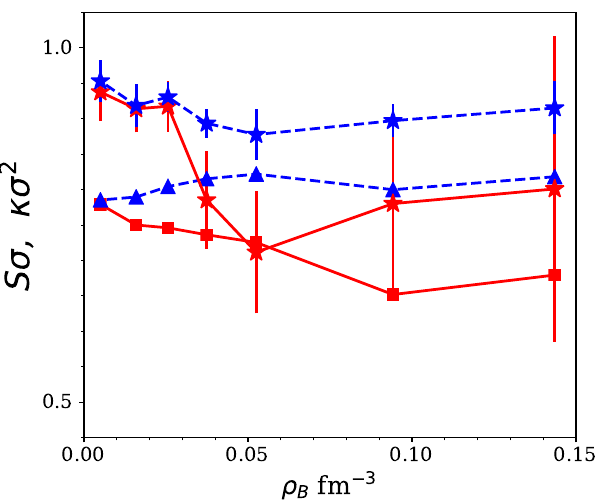

This chart was generated by the following Python code:
import matplotlib.pyplot as plt
from matplotlib.lines import Line2D
import numpy as np
import os
from pylab import *
from matplotlib import ticker
from matplotlib.ticker import ScalarFormatter
sformatter=ScalarFormatter(useOffset=True,useMathText=True)
sformatter.set_scientific(True)
sformatter.set_powerlimits((-2,3))

#plt.ticklabel_format(style='sci', axis='y', scilimits=(0,0))

font = {'family' : 'serif',
        'weight' : 'normal',
        'size'   : 14}
plt.rc('font', **font)
plt.rc('text', usetex=False)
plt.figure(figsize=(6,5))
fig = plt.figure(1)
ax = fig.add_axes([0.14,0.125,0.82,0.85])

mydata = np.loadtxt('moments_bw_Omega50.dat',skiprows=1,unpack=True)
Omega=mydata[0]
roots=mydata[1]
rhoB=mydata[3]
Pbar=mydata[5]
sigma2P=mydata[6]
SsigmaP=mydata[7]
Ksigma2P=mydata[8]
Qbar=mydata[9]
sigma2Q=mydata[10]
SsigmaQ=mydata[11]
Ksigma2Q=mydata[10]
#SkellamP=mydata[19]/Pbar
#SkellamQ=mydata[20]/Qbar
SkellamP=sigma2P/(Pbar*Omega)
#SkellamQ=sigma2Q/(Qbar*Omega)

plt.plot(rhoB,Ksigma2P,linestyle='-',linewidth=2,color='r',markersize=8, marker='s', markerfacecolor=None, markeredgecolor=None)
#plt.plot(rhoB,Ksigma2Q,linestyle='-',linewidth=2,color='r',markersize=8, marker='s', markerfacecolor=None, markeredgecolor=None)

plt.plot(rhoB,SsigmaP*SkellamP,linestyle='--',linewidth=2,color='b',markersize=10, marker='^', markerfacecolor=None, markeredgecolor=None)
#plt.plot(rhoB,SsigmaQ*SkellamQ,linestyle='-',linewidth=2,color='b',markersize=8, marker='s', markerfacecolor=None, markeredgecolor=None)

#plt.plot(rhoB,SkellamP,linestyle='-',linewidth=2,color='g',markersize=5, marker='o', markerfacecolor=None, markeredgecolor=None)
#plt.plot(rhoB,SkellamQ,linestyle='-',linewidth=2,color='g',markersize=5, marker='s', markerfacecolor=None, markeredgecolor=None)

stardata = np.loadtxt('cumulants_vs_E.txt',skiprows=1,unpack=True)
roots_star=stardata[0]
C1=stardata[4]
E1=sqrt(stardata[5]*stardata[5]+stardata[6]*stardata[6])
C2=stardata[7]
E2=sqrt(stardata[8]*stardata[8]+stardata[9]*stardata[9])
C3=stardata[10]
E3=sqrt(stardata[11]*stardata[11]+stardata[12]*stardata[12])
C4=stardata[13]
E4=sqrt(stardata[14]*stardata[14]+stardata[15]*stardata[15])
C4overC2=C4/C2
E42=C4overC2*(sqrt(E4*E4/(C4*C4) +E2*E2/(C2*C2)))
C3overC1=C3/C1
E31=C3overC1*(sqrt(E3*E3/(C3*C3) +E1*E1/(C1*C1)))

plt.errorbar(rhoB,C4overC2,E42,linestyle='-',linewidth=2,color='r',markersize=14, marker='*', markerfacecolor=None, markeredgecolor=None)
plt.errorbar(rhoB,C3overC1,E31,linestyle='--',linewidth=2,color='b',markersize=14, marker='*', markerfacecolor=None, markeredgecolor=None)

ax.tick_params(axis='both', which='major', labelsize=14)
ax.set_xticks(np.arange(0,0.2,0.05), minor=False)
ax.set_xticklabels(np.arange(0,0.2,0.05), minor=False, family='serif')
ax.set_xticks(np.arange(0,0.2,0.01), minor=True)
ax.xaxis.set_major_formatter(ticker.FormatStrFormatter('%d'))
ax.xaxis.set_major_formatter(sformatter)
plt.xlim(0,0.15)

ax.set_yticks(np.arange(-1,1.5,0.5), minor=False)
ax.set_yticklabels(np.arange(-1,1.5,0.5), minor=False, family='serif')
ax.set_yticks(np.arange(-1,1.5,0.05), minor=True)
plt.ylim(0.45,1.05)
ax.yaxis.set_major_formatter(ticker.FormatStrFormatter('%1f'))
ax.yaxis.set_major_formatter(sformatter)

plt.xlabel('$\\rho_B$ fm$^{-3}$',fontsize=18 , weight='normal')
plt.ylabel('$S\sigma$,  $\kappa\sigma^2$', fontsize=24, weight='normal')

plt.savefig('moments_vs_rhoB.pdf',format='pdf')
os.system('xdg-open moments_vs_rhoB.pdf')
#plt.show()
quit()
